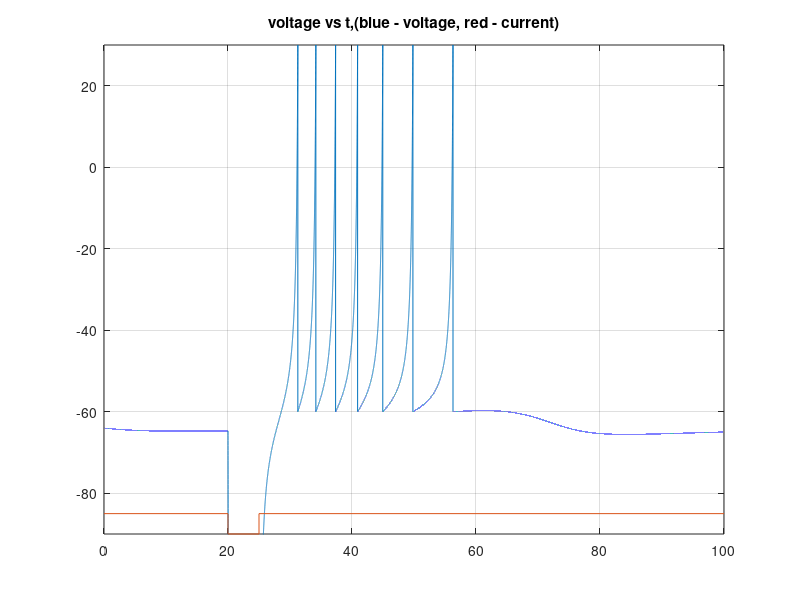

The MATLAB script that drew this image:
% for i=-5:1:5
% a=0.5; b=0.5; c=-52;  d=0; % for early spike, but premature spike also hapen
 a=0.03; b=0.25; c=-60;  d=0; % original in paper for rebound burst
% a=0.03; b=0.25; c=-52;  d=0;
% a=0.03; b=0.25; c=-52; d=0;
 V=-64;  u=b*V;
    VV=[];  uu=[];
    tau = 0.001;  tspan = 0:tau:100;
    T1=20;
    for t=tspan
        if (t>T1) & (t < T1+5) 
            I=-1200;
        else
            I=0;
        end;
        V = V + tau*(0.04*V^2+5*V+140-u+I);
        u = u + tau*a*(b*V-u);
        if V > 30
            VV(end+1)=30;
            V = c;
            u = u + d;
        else
            VV(end+1)=V;
        end;
        uu(end+1)=u;
    end;
    figure(floor(100+1))
            plot(tspan,VV,[0 T1 T1 (T1+5) (T1+5) max(tspan)],-85+[0 0 -5 -5 0 0]);
            axis([0 max(tspan) -90 30])
            title('voltage vs t,(blue - voltage, red - current)')
    grid
% end
